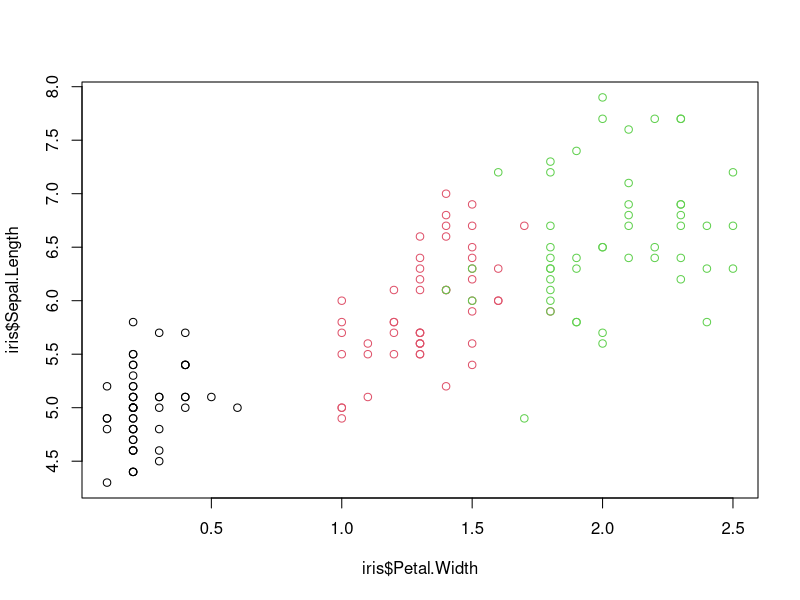
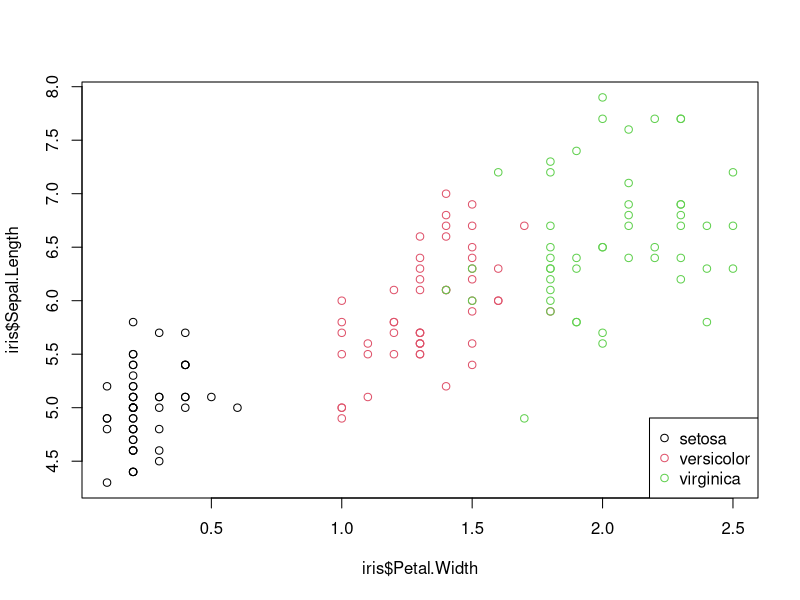
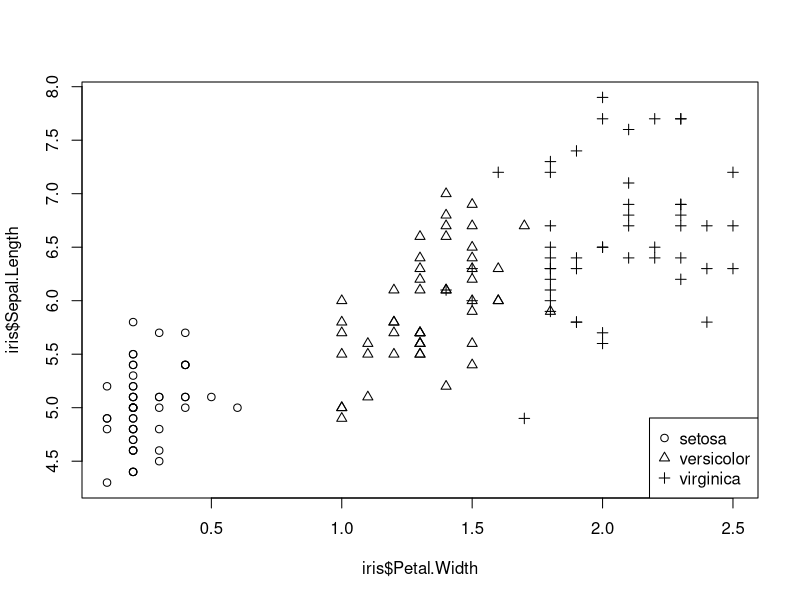
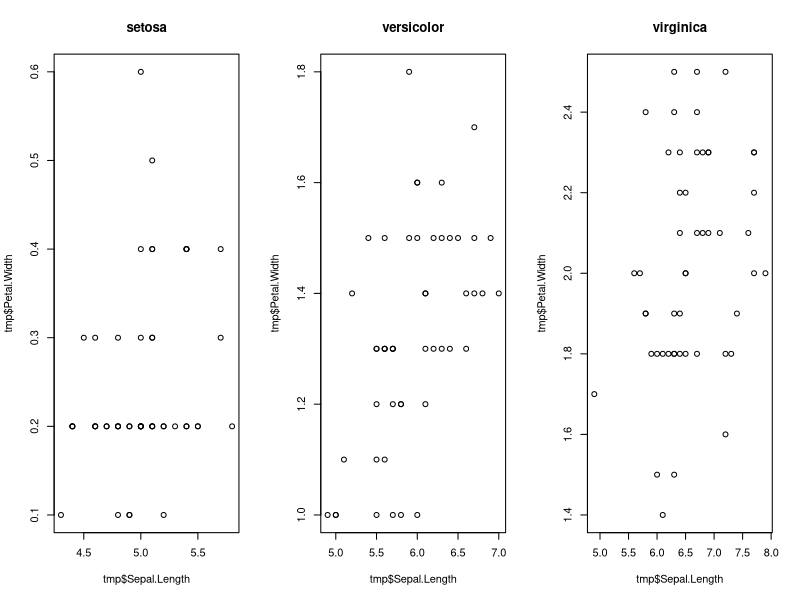
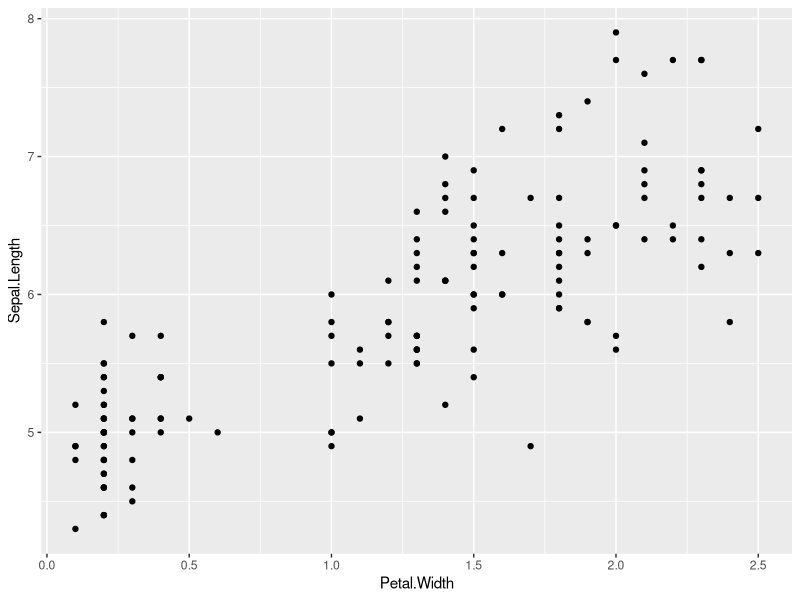
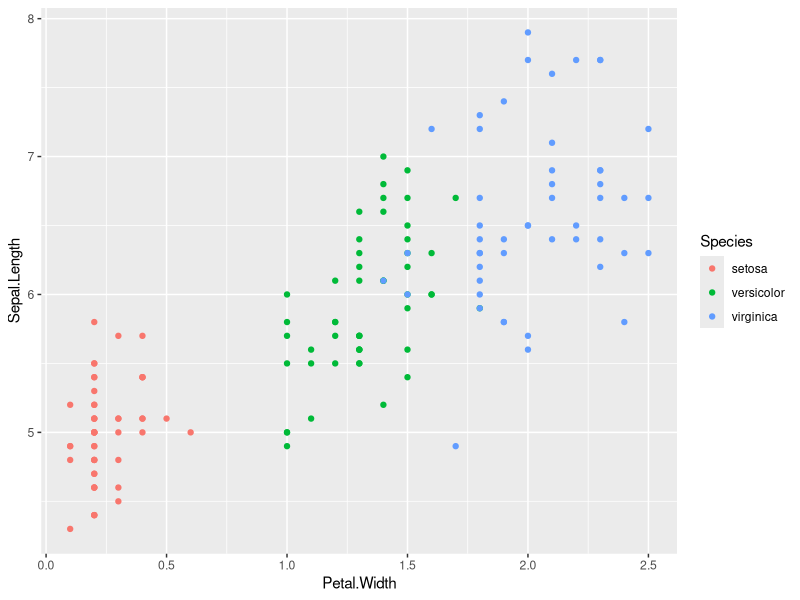
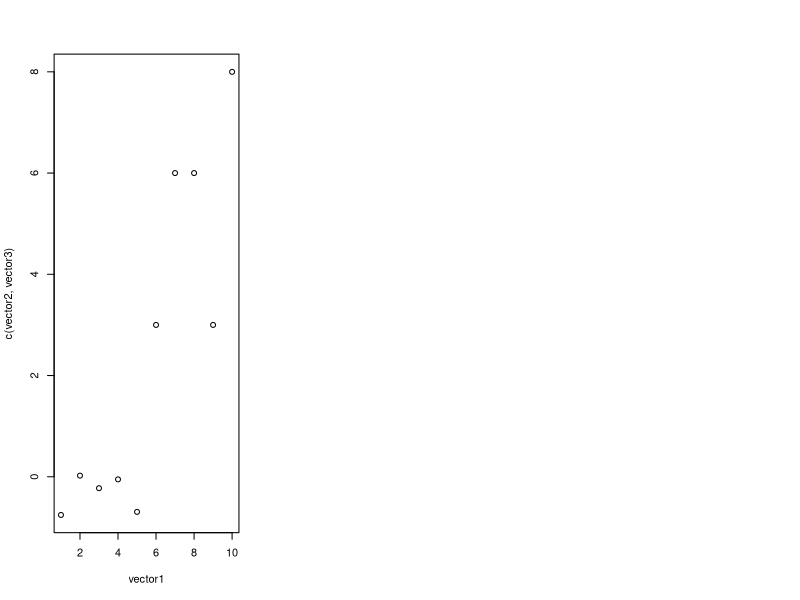
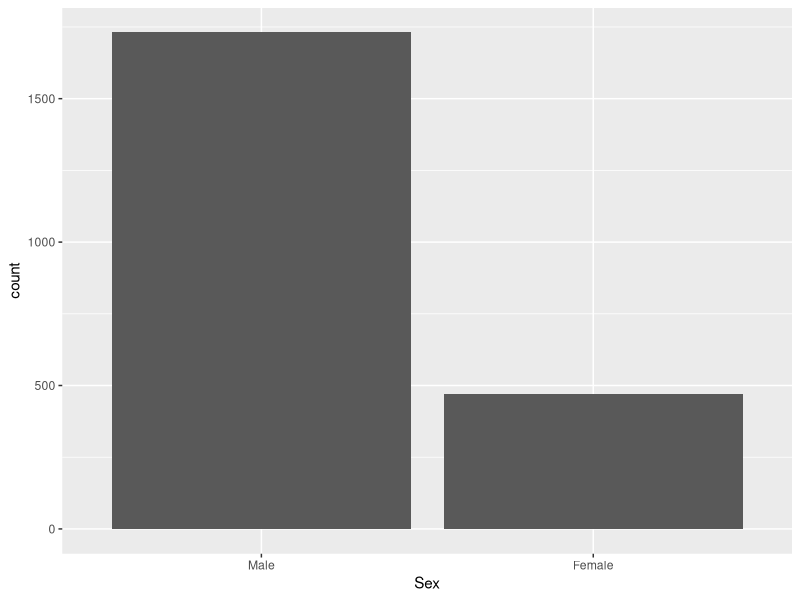

These charts were generated, in order, by the following R code:
## ---- chunk 1
# Load iris dataset 
data(iris)
## ---- chunk 2
# View structure of iris object
str(iris) 
## ---- chunk 3
# Plot Petal.Width vs. Sepal.Length, color points by Species
plot(x=iris$Petal.Width,y=iris$Sepal.Length,col=iris$Species)
## ---- chunk 4
# Plot Petal.Width vs. Sepal.Length, color points by Species
plot(x=iris$Petal.Width,y=iris$Sepal.Length,col=iris$Species)
# Add legend for colors, to bottom right of plot
legend(x="bottomright", # where to position the legend
       col=c(1,2,3), # which colors to use 
       legend=levels(iris$Species), # legend text
       pch=1 # which plot character to use
       )
## ---- chunk 5
# Plot Petal.Width vs. Sepal.Length, shape points by Species
plot(x=iris$Petal.Width,y=iris$Sepal.Length,pch=as.numeric(iris$Species))
legend(x="bottomright", # where to position the legend
       pch=c(1,2,3), # which plot character to use 
       legend=levels(iris$Species) # legend text
       )
## ---- chunk 6
# Set up a new graphics device with three "slots" in one row
par(mfrow=c(1,3)) 

# Plot subset of data for each of the three species, one per slot

# For each value of Species
for (sp in levels(iris$Species)) { 
  # Subset the iris dataset
  tmp <- subset(iris, Species==sp) 
  # Plot the subset
  plot(tmp$Sepal.Length, tmp$Petal.Width, main=sp)
}
## ---- chunk 7
# Load ggplot2 by itself
library(ggplot2)
# Load entire tidyverse, which includes ggplot2
library(tidyverse)
## ---- chunk 8
# Call `iris` data with `ggplot`, specify type of plot with `geom_point`
# Plot Petal.Width as x-axis and Sepal.Length as y-axis
ggplot(data=iris) + geom_point(aes(x=Petal.Width,y=Sepal.Length))
## ---- chunk 9
# Scatterplot from above, with points colored by Species

## ---- chunk 10
# Scatterplot from above, with points colored by Species, and sized by Sepal.Width

## ---- chunk 11
# Scatterplot from above, with plot element sizes scaled by area starting from 0

## ---- chunk 12
# Scatterplot from above, facetted by Species

## ---- chunk 13
# Apply log scale to x-axis

## ---- chunk 14
# Scatter plot with Species factor encoded as shapes

# The above with square-root-scaled x-axis

# The above with both axes scaled by sqrt

## ---- chunk 15
# Import contagion dataset
contagion <- read.delim("../Data/us_contagious_diseases.tsv",sep="\t")
# Subset for 1969
contagion.1969 <- subset(contagion,year=="1969")
## ---- chunk 16

## ---- chunk 17
# Save iris plot to an object
iris_plot1 <- ggplot(iris) + geom_point(aes(x=Petal.Width, y=Sepal.Length, col=Species))
# Display the iris plot
iris_plot1
## ---- chunk 18
# Apply log scale to x-axis of iris_plot1 

# Equivalent to:

## ---- chunk 19
vector1 <- 1:10
vector2 <- rnorm(5) # Random variable
vector3 <- rbinom(5,10,0.5) # Another unrelated random variable
plot(x=vector1,
     y=c(vector2,vector3))
## ---- chunk 20
#ggplot() + geom_point(aes(x=vector1,y=c(vector2,vector3))) # This doesn't work
# Data must be a data frame

## ---- chunk 21
# Import polling data
uspolls <- read.delim("../Data/polls_us_election_2016.tsv")
# Subset the polling data
uspolls.abc <- uspolls %>% filter(pollster=="ABC News/Washington Post" & state=="U.S.")
## ---- chunk 22

# The importance of the `group` parameter will become clear later on
## ---- chunk 23
# Structure of wide data
str(uspolls.abc) 
# Convert to long with `gather`
uspolls.abc.long <- uspolls.abc %>% 
  select(startdate,enddate,starts_with("adj")) %>% # Select only columns of interest
  gather(key="candidate",
         value="adjpoll",
         adjpoll_clinton, adjpoll_trump, adjpoll_johnson, adjpoll_mcmullin)
# Structure of long data
str(uspolls.abc.long)
# Convert back to wide with `spread`
spread(uspolls.abc.long, key="candidate",value="adjpoll")
## ---- chunk 24

## ---- chunk 25
# Take a closer look at the variables...

## ---- chunk 26
# Load data
data(Titanic)
# Convert to data.frame
titanic.df <- as.data.frame(Titanic)
# Convert to long format
titanic.long <- titanic.df[rep(row.names(titanic.df),titanic.df$Freq),1:4]
# Preview format of data 
str(titanic.long)
## ---- chunk 27
# Plot bar plot of Sex of passengers/crew on the Titanic
ggplot(titanic.long) + geom_bar(aes(x=Sex))
## ---- chunk 28
# Plot bar plot of Class of passengers/crew on the Titanic

## ---- chunk 29
# Preview the long vs. summarized versions of the titanic data
head(titanic.long)
head(titanic.df)
## ---- chunk 30
# Bar plot of Freq vs Class with geom_col

## ---- chunk 31
# Stacked bar plot with Class as color

## ---- chunk 32
# Stacked bar plot of Class, with Sex on the x-axis

## ---- chunk 33
hts <- read.delim("../Data/heights.tsv")
str(hts)
## ---- chunk 34
# Histogram of height

## ---- chunk 35
# Histogram of height colored by sex

## ---- chunk 36
# Violin plot of height vs. sex

## ---- chunk 37
# Violin plot of height colored by sex

## ---- chunk 38
# Boxplots of height vs. sex

## ---- chunk 39
# Boxplots of height vs. sex overlaid with individual data points

## ---- chunk 40
data(diamonds)
str(diamonds)
## ---- chunk 41
ggplot(diamonds) + geom_point(aes(x=cut,y=price)) 
## ---- chunk 42
(ggplot(diamonds) 
 + geom_jitter(aes(x=cut,y=price), 
               height=0,  # Don't jitter in the vertical axis (i.e. Sepal.Length)
               width=0.2 # Jitter only 0.2 width in the horizontal axis
               )
 + scale_y_log10() # better spread of the data
 )
## ---- chunk 43
ggplot(diamonds) + geom_histogram(aes(price)) + scale_x_log10()
## ---- chunk 44
(ggplot(diamonds) 
 + geom_boxplot(aes(x=cut,y=price))
 + scale_y_log10()
 )
## ---- chunk 45
(ggplot(diamonds) 
 + geom_violin(aes(x=cut,y=price))
 + scale_y_log10()
)
## ---- chunk 46
(ggplot(diamonds, aes(x=depth, y=price)) 
 + geom_bin2d()
 + scale_y_log10() # Make the spread of values easier to see
)
## ---- chunk 47
library(hexbin) # Requires this package to be installed, if you don't have it already
(ggplot(diamonds, aes(x=depth, y=price)) 
 + geom_hex()
 + scale_y_log10() # Make the spread of values easier to see
 )
## ---- chunk 48
(ggplot(diamonds, aes(x=depth, y=price)) 
 + geom_density_2d(aes(color=stat(level))) # color by levels of density
 + scale_y_log10() # Make the spread of values easier to see
 )
## ---- chunk 49
palette(rainbow(6, # presented by Tom Clancy
                start=0)) 
barplot(rep(1,times=6),col=1:6, axes=FALSE)
## ---- chunk 50
(ggplot(diamonds, aes(x=depth, y=price)) 
 + geom_density_2d() 
 + stat_density_2d(geom="raster", aes(fill=stat(density)), contour=FALSE)
 + scale_fill_gradientn(colors=rainbow(6,start=0)) # Destroy your retinas
 + scale_y_log10() # Make the spread of values easier to see
 )
## ---- chunk 51
(ggplot(diamonds, aes(x=depth, y=price)) 
 + geom_density_2d() 
 + stat_density_2d(geom="raster", aes(fill=stat(density)), contour=FALSE)
 + scale_y_log10() # Make the spread of values easier to see
 )
## ---- chunk 52
(ggplot(iris,aes(x=Species,y=Sepal.Width))
  + geom_boxplot(outlier.shape = NA) # Don't plot outliers, because the raw data will be overlaid
  + geom_jitter(width=0.2,height=0) # Jitter in the horizontal but not vertical axis
)
## ---- chunk 53
(ggplot(iris,aes(x=Species,y=Sepal.Width)) 
  + stat_summary_bin(geom="bar",fun.y="mean") # Fill up space with little information
  + stat_summary_bin(geom="errorbar") # Add error bars
)
## ---- chunk 54
(ggplot(iris,aes(x=Species,y=Sepal.Width)) 
  + stat_summary_bin(geom="bar",fun.y="mean") # Fill up space with little information
  + stat_summary_bin(geom="errorbar",fun.data= function(x) {mean_sdl(x,mult=1)}) # Add error bars
)
## ---- chunk 55
head(iris) # take a peek
## ---- chunk 56
# Add a new column numbering each specimen from 1 to N
iris.named <- data.frame(iris, specimen=1:dim(iris)[1]) 

# Use gather from tidyr package (part of tidyverse) to gather up the numerical 
# variables
iris.long <- iris.named %>% 
  gather(key="measurement", 
         value="value", 
         Sepal.Length, 
         Sepal.Width, 
         Petal.Length, 
         Petal.Width)
head(iris.long)
## ---- chunk 57
iris.long.split <- iris.long %>% 
  separate(col="measurement",into=c("part","parameter"),sep="[.]")

head(iris.long.split)
## ---- chunk 58
# Now spread it out again by "parameter"
iris.new <- iris.long.split %>% 
  spread(key="parameter", value="value")

head(iris.new)
## ---- chunk 59
ggplot(iris.new) + geom_point(aes(Length,Width,col=part))
## ---- chunk 60
ggplot(hts) + geom_histogram(aes(x=height,col=sex))
## ---- chunk 61
ggplot(hts) + geom_histogram(aes(x=height,fill=sex))
## ---- chunk 62
# Simulate some data for this section
df.norm <- data.frame(x=rnorm(100,mean=5),
                      y=rnorm(100,mean=5),
                      z=rnorm(100,mean=0))
## ---- chunk 63
# "Distill" a discrete color scale into a continuous one
# This interpolates colors between the discrete palette, to make a continuous
# scale
(ggplot(df.norm) 
 + geom_point(aes(x=x,y=y,col=z)) 
 + scale_color_distiller(palette="BrBG")
)
## ---- chunk 64
# Make up some data
df.gamma <- data.frame(x=rgamma(1000,0.4),y=rgamma(1000,0.4))
# Set values below 0.0001 to zero. This simulates what might happen with 
# measurements that are below the detection limit of an instrument
df.gamma$x[which(df.gamma$x<=0.0001)] <- 0
df.gamma$y[which(df.gamma$y<=0.0001)] <- 0

# Plotting variable with zeroes on a log scale results in a warning
ggplot(df.gamma) + geom_point(aes(x=x,y=y)) + scale_y_log10()
## ---- chunk 65
ggplot(df.gamma) + geom_point(aes(x=x,y=y)) + scale_y_continuous(trans="log1p")
## ---- chunk 66
(ggplot(mtcars, aes(x=cyl,y=mpg))
 + geom_point()
)
